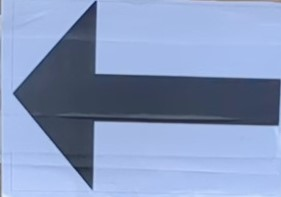
#> input picture arrow.jpg, 281 x 197 px, given in place of Video_10_frame1.jpg, which was not available
$ python feature_matching.py
#> lines starting #> are read from the running program, lines starting #| are printed output that depends on the picture; after the words box and inside, x2 and y2 are one past the last pixel; in counts of white or black regions, pixels touching at a corner belong together; pictures that were not available may be replaced by others from this repository, and a replacement may not be noted
import math
import cv2 as cv
import numpy as np
import pandas as pd
import matplotlib.pyplot as plt
from sklearn.cluster import KMeans


#im = cv.imread('Video_1_frame0.jpg')
#im = cv.imread('Video_6_frame111.jpg')
im = cv.imread('Video_10_frame1.jpg')
#> im is the input picture: shape (197, 281, 3); mean B, G, R 191.1, 153.3, 134.9
#im = cv.imread('Video_19_frame125.jpg') #this example does not work
#im = cv.imread('Video_21_frame124.jpg')

im = cv.resize(im, (math.ceil(im.shape[1]/2), math.ceil(im.shape[0]/2)))
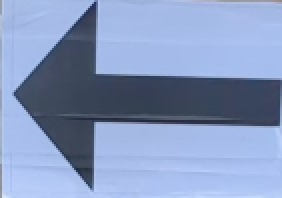
#> im: shape (99, 141, 3) (shown 2 times larger); mean B, G, R 191, 153.1, 134.8
arrow = cv.imread('arrow.jpg')

sift = cv.SIFT_create()
kp1, des1 = sift.detectAndCompute(im,None)
#> kp1 = 27 keypoints; strongest (x, y, size): (37, 48, 32.3), (43, 86, 6.3), (46, 4, 3.2), (46, 5, 3.8)
kp2, des2 = sift.detectAndCompute(arrow,None)
#> kp2 = 43 keypoints; strongest (x, y, size): (74, 96, 64.5), (86, 171, 12.6), (92, 9, 6.8), (95, 3, 2.6)
bf = cv.BFMatcher()
matches = bf.match(des1,des2)
#> matches = 27 matches
sorted_matches = sorted(matches, key=lambda val: val.distance)
#> sorted_matches = 27 matches

"""

out = cv.drawMatches(im, kp1, arrow, kp2, sorted_matches[:21], None, flags=2)
plt.imshow(out), plt.show()

"""

list_kp1 = []
list_kp1 = np.array([kp1[mat.queryIdx].pt for mat in sorted_matches[:21]], np.uint)
#> list_kp1 = 21 rows, first 8: [37, 48], [37, 48], [55, 29], [45, 5], [45, 5], [44, 78], [8, 46], [8, 46]


kmeans = KMeans(n_clusters=2, random_state=0, n_init="auto").fit(list_kp1)
ls = list_kp1[np.where(kmeans.labels_ == 0)[0]]
#> ls = 15 rows, first 8: [37, 48], [37, 48], [44, 78], [8, 46], [8, 46], [42, 86], [42, 86], [50, 64]

img_copy = np.zeros((math.ceil(im.shape[0]), math.ceil(im.shape[1]), 3), np.uint8)

for i in ls:
    cv.circle(img_copy, i, 75, (255, 255, 255), -1)
#> this loop made 15 passes
#> i on passes 1 to 12: [37, 48], [37, 48], [44, 78], [8, 46], [8, 46], [42, 86], [42, 86], [50, 64], [48, 82], [33, 78], [49, 63], [49, 63]
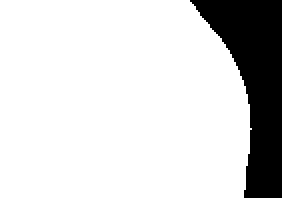
#> img_copy: shape (99, 141, 3) (shown 2 times larger); 83.8% white; 1 black region, box (x1, y1, x2, y2) and area: (95, 0, 141, 99) 2258
bit = cv.bitwise_and(img_copy, im)

im_hsv = cv.cvtColor(bit, cv.COLOR_BGR2HSV)
#> im_hsv: shape (99, 141, 3); mean H, S, V 92.3, 65.4, 157
h, s, v = cv.split(im_hsv)
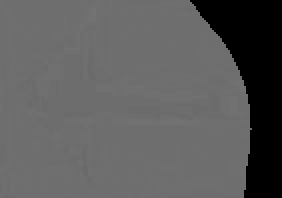
#> h: shape (99, 141) (shown 2 times larger); min 0, max 116, mean 92.3
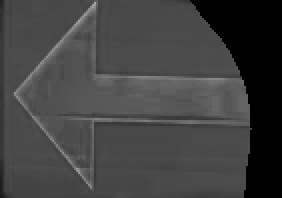
#> s: shape (99, 141) (shown 2 times larger); min 0, max 166, mean 65.4
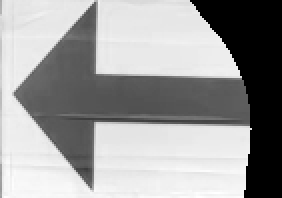
#> v: shape (99, 141) (shown 2 times larger); min 0, max 255, mean 157
thresh_v = cv.inRange(v, 70, 120)
#> thresh_v: shape (99, 141); 26.1% white; 1 white region, box (x1, y1, x2, y2) and area: (7, 1, 125, 94) 3638
kernel = np.ones((3, 3), np.uint8)
dilated = cv.dilate(thresh_v, kernel, iterations = 1)
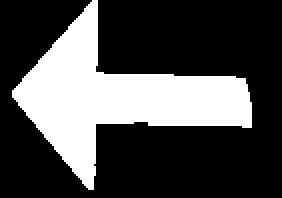
#> dilated: shape (99, 141) (shown 2 times larger); 29.6% white; 1 white region


contours, hierarchy = cv.findContours(image= dilated, mode = cv.RETR_TREE, method = cv.CHAIN_APPROX_SIMPLE)
#> contours = 1 contour; box (x1, y1, x2, y2) and area: (6, 0, 126, 95) 3966
image_copy = np.zeros(im.shape)
for c in contours:
    approx = cv.approxPolyDP(c, 0.01*cv.arcLength(c, True), True)
    if len(approx) >= 7 and len(approx) <= 10:
        cv.drawContours(image_copy, [approx], -1, (0,255,0), 2)
#> this loop made 1 pass
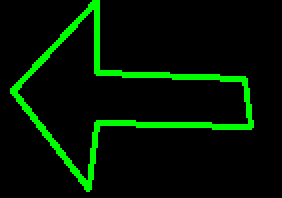
#> image_copy: shape (99, 141, 3) float64 (shown 2 times larger); mean of channels 0, 1, 2 0, 20.3, 0; drawn as B, G, R


cv.imshow("Image", image_copy)
cv.waitKey(0)


"""
src_pts = np.float32([kp1[m.queryIdx].pt for m in good_matches]).reshape(-1,1,2)
dst_pts = np.float32([kp2[m.trainIdx].pt for m in good_matches]).reshape(-1,1,2)
M, mask = cv.findHomography(src_pts, dst_pts, cv.RANSAC,5.0)
matchesMask = mask.ravel().tolist()
h,w = im.shape[:2]
pts = np.float32([ [0,0],[0,h-1],[w-1,h-1],[w-1,0] ]).reshape(-1,1,2)
dst = cv.perspectiveTransform(pts,M)
dst += (w, 0)


draw_params = dict(matchColor = (0,255,0), singlePointColor = None, matchesMask = matchesMask, flags = 2)
img3 = cv.drawMatches(im, kp1, arrow, kp2, good_matches, None, **draw_params)
img3 = cv.polylines(img3, [np.int32(dst)], True, (0,0,255), 3, cv.LINE_AA)
cv.imshow("result", img3)
cv.waitKey()
# or another option for display output
#plt.imshow(img3, 'result'), plt.show()
"""

"""
out = cv.drawMatches(im, kp1, arrow, kp2, matches[:50], None, flags=2)
plt.imshow(out), plt.show()
"""
